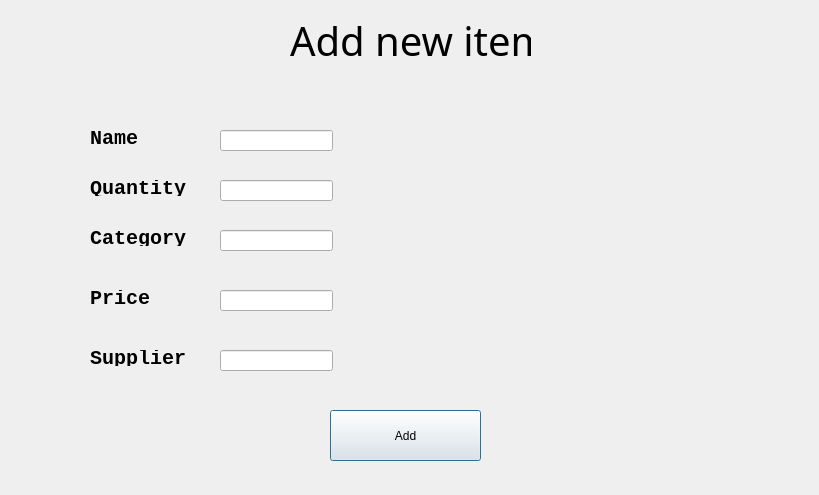
<?xml version="1.0" encoding="UTF-8"?>
<ui version="4.0">
 <class>signup</class>
 <widget class="QDialog" name="signup">
  <property name="geometry">
   <rect>
    <x>0</x>
    <y>0</y>
    <width>819</width>
    <height>495</height>
   </rect>
  </property>
  <property name="windowTitle">
   <string>Dialog</string>
  </property>
  <widget class="QLabel" name="additempage">
   <property name="geometry">
    <rect>
     <x>290</x>
     <y>10</y>
     <width>241</width>
     <height>61</height>
    </rect>
   </property>
   <property name="font">
    <font>
     <family>Futura</family>
     <pointsize>30</pointsize>
     <italic>false</italic>
    </font>
   </property>
   <property name="text">
    <string>Add new item</string>
   </property>
  </widget>
  <widget class="QLabel" name="label_quantity">
   <property name="geometry">
    <rect>
     <x>90</x>
     <y>180</y>
     <width>111</width>
     <height>16</height>
    </rect>
   </property>
   <property name="font">
    <font>
     <family>Lucida Console</family>
     <pointsize>15</pointsize>
     <bold>true</bold>
    </font>
   </property>
   <property name="text">
    <string>Quantity</string>
   </property>
  </widget>
  <widget class="QLabel" name="label_name">
   <property name="geometry">
    <rect>
     <x>90</x>
     <y>130</y>
     <width>61</width>
     <height>16</height>
    </rect>
   </property>
   <property name="font">
    <font>
     <family>Lucida Console</family>
     <pointsize>15</pointsize>
     <bold>true</bold>
    </font>
   </property>
   <property name="text">
    <string>Name</string>
   </property>
  </widget>
  <widget class="QLineEdit" name="lineEdit_name">
   <property name="geometry">
    <rect>
     <x>220</x>
     <y>130</y>
     <width>113</width>
     <height>21</height>
    </rect>
   </property>
  </widget>
  <widget class="QPushButton" name="signupButton">
   <property name="geometry">
    <rect>
     <x>330</x>
     <y>410</y>
     <width>151</width>
     <height>51</height>
    </rect>
   </property>
   <property name="text">
    <string>Add</string>
   </property>
  </widget>
  <widget class="QLineEdit" name="lineEdit_quantity">
   <property name="geometry">
    <rect>
     <x>220</x>
     <y>180</y>
     <width>113</width>
     <height>21</height>
    </rect>
   </property>
   <property name="echoMode">
    <enum>QLineEdit::EchoMode::Password</enum>
   </property>
  </widget>
  <widget class="QLabel" name="label_quantityError">
   <property name="geometry">
    <rect>
     <x>90</x>
     <y>200</y>
     <width>481</width>
     <height>41</height>
    </rect>
   </property>
   <property name="text">
    <string/>
   </property>
   <property name="wordWrap">
    <bool>true</bool>
   </property>
  </widget>
  <widget class="QLineEdit" name="lineEdit_quantity_2">
   <property name="geometry">
    <rect>
     <x>220</x>
     <y>230</y>
     <width>113</width>
     <height>21</height>
    </rect>
   </property>
   <property name="echoMode">
    <enum>QLineEdit::EchoMode::Password</enum>
   </property>
  </widget>
  <widget class="QLabel" name="label_category">
   <property name="geometry">
    <rect>
     <x>90</x>
     <y>230</y>
     <width>111</width>
     <height>16</height>
    </rect>
   </property>
   <property name="font">
    <font>
     <family>Lucida Console</family>
     <pointsize>15</pointsize>
     <bold>true</bold>
    </font>
   </property>
   <property name="text">
    <string>Category</string>
   </property>
  </widget>
  <widget class="QLineEdit" name="lineEdit_quantity_3">
   <property name="geometry">
    <rect>
     <x>220</x>
     <y>290</y>
     <width>113</width>
     <height>21</height>
    </rect>
   </property>
   <property name="echoMode">
    <enum>QLineEdit::EchoMode::Password</enum>
   </property>
  </widget>
  <widget class="QLabel" name="label_price">
   <property name="geometry">
    <rect>
     <x>90</x>
     <y>290</y>
     <width>111</width>
     <height>16</height>
    </rect>
   </property>
   <property name="font">
    <font>
     <family>Lucida Console</family>
     <pointsize>15</pointsize>
     <bold>true</bold>
    </font>
   </property>
   <property name="text">
    <string>Price</string>
   </property>
  </widget>
  <widget class="QLineEdit" name="lineEdit_quantity_4">
   <property name="geometry">
    <rect>
     <x>220</x>
     <y>350</y>
     <width>113</width>
     <height>21</height>
    </rect>
   </property>
   <property name="echoMode">
    <enum>QLineEdit::EchoMode::Password</enum>
   </property>
  </widget>
  <widget class="QLabel" name="label_supplier">
   <property name="geometry">
    <rect>
     <x>90</x>
     <y>350</y>
     <width>111</width>
     <height>16</height>
    </rect>
   </property>
   <property name="font">
    <font>
     <family>Lucida Console</family>
     <pointsize>15</pointsize>
     <bold>true</bold>
    </font>
   </property>
   <property name="text">
    <string>Supplier</string>
   </property>
  </widget>
 </widget>
 <resources/>
 <connections/>
</ui>
